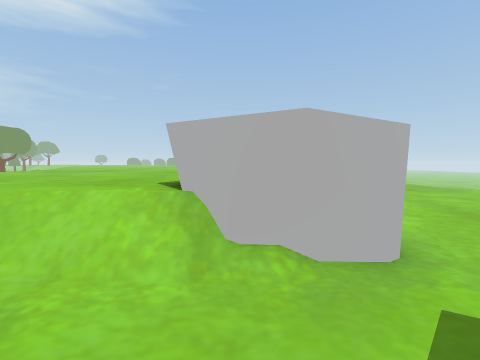
View 1 (above)

23 first-person views from a walk through a 3-D level made in the Unity game engine. The camera is 1.5 m above the floor, tilts 4° down and sees 90° across. The floor is counted in squares, 1 m on a side. Each view is taken from the middle of a square. On the plan, view 1 faces up. The plan holds only what a view shows up to about 13 squares ahead; the rest is blank. The place goes on beyond the plan. The player is left out.

View 2
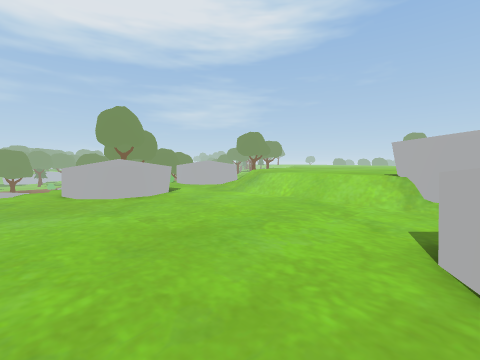

View 3
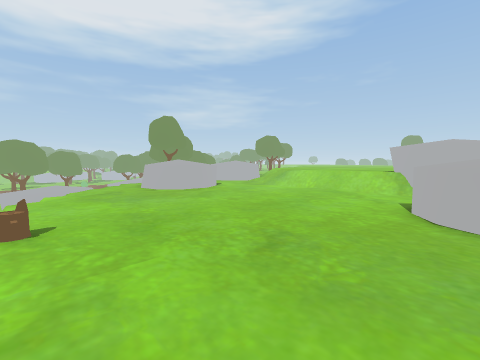

View 4
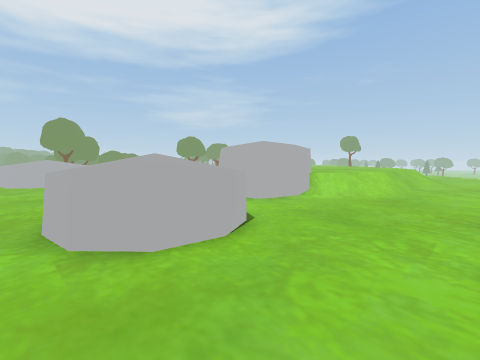

View 5
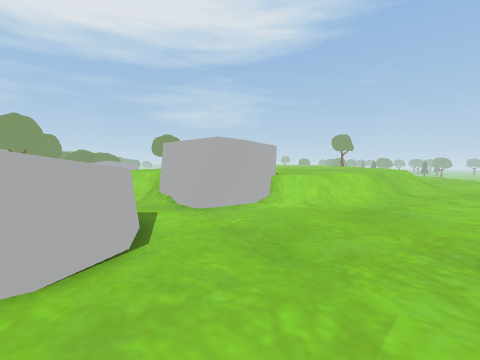

View 6
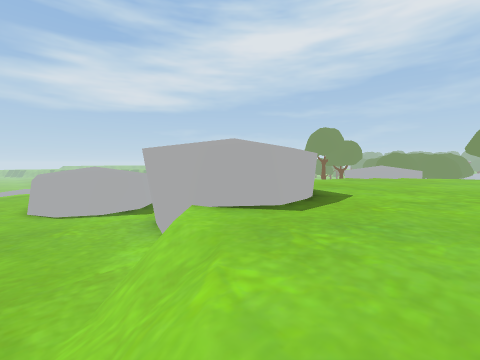

View 7
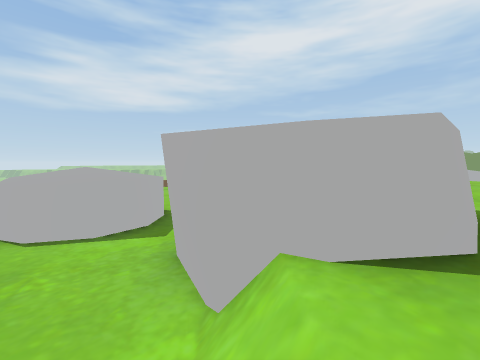

View 8
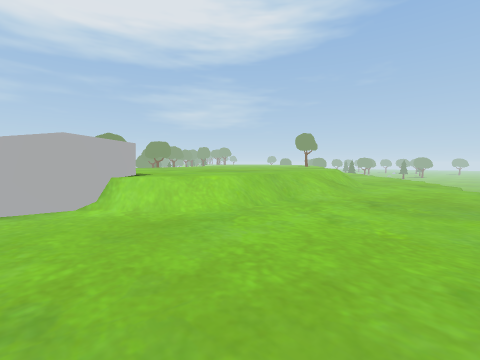

View 9
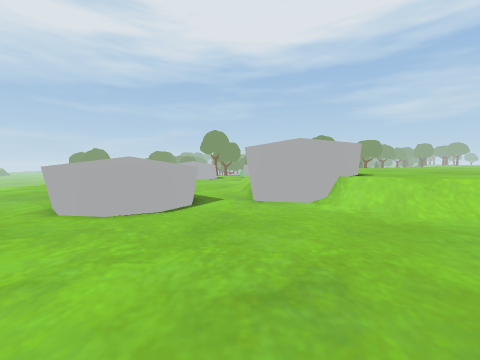

View 10
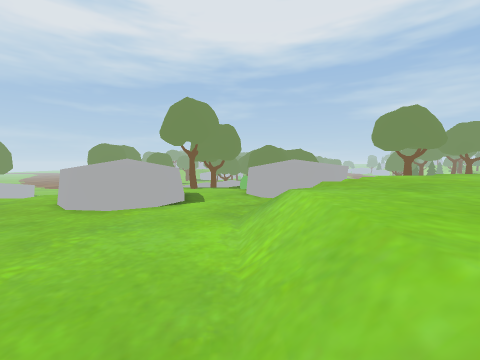

View 11
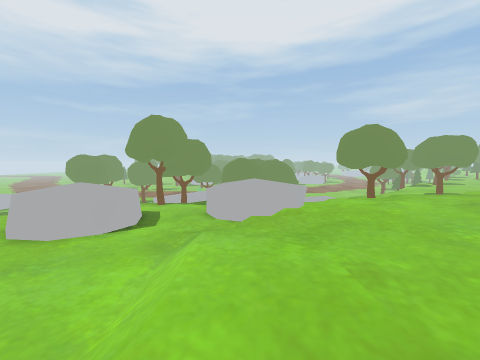

View 12
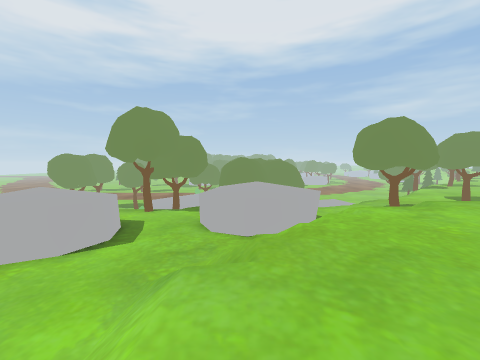

View 13
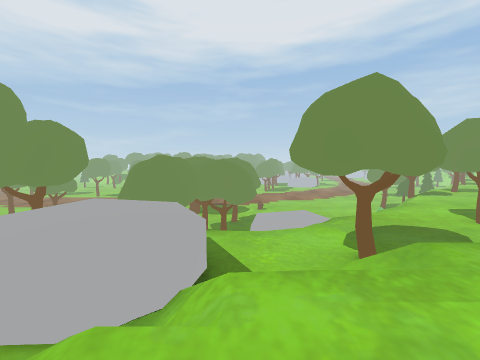

View 14
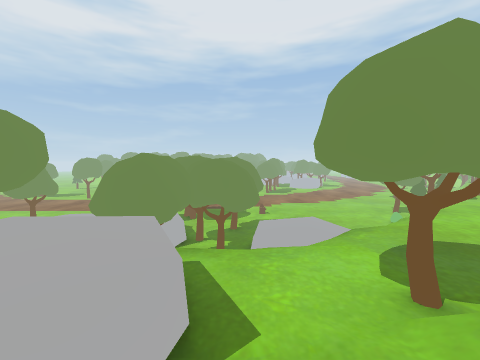

View 15
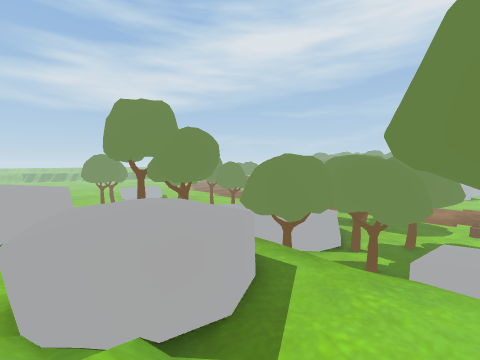

View 16
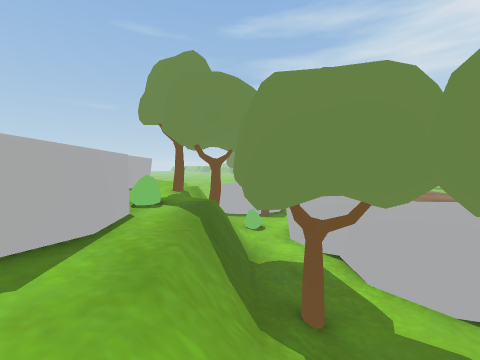

View 17
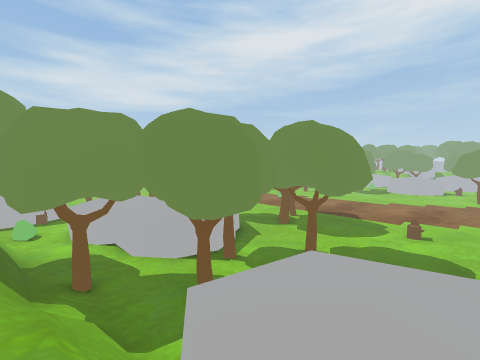

View 18
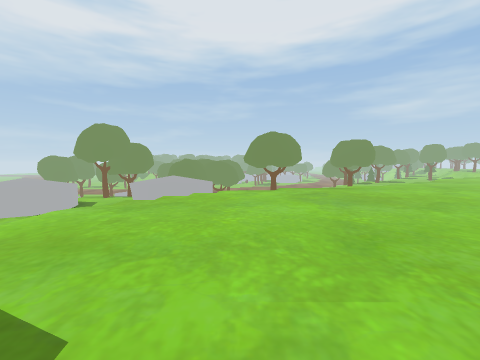

View 19
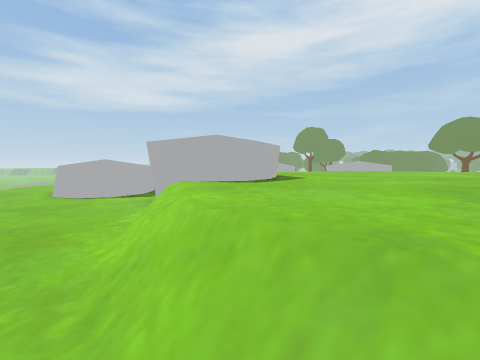

View 20
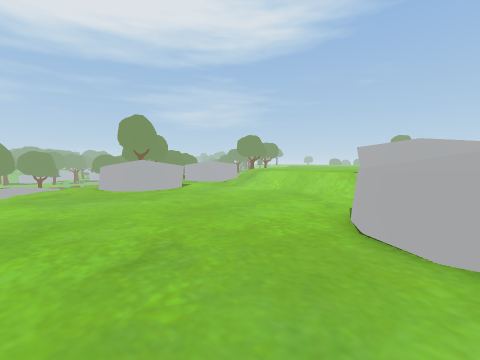

View 21
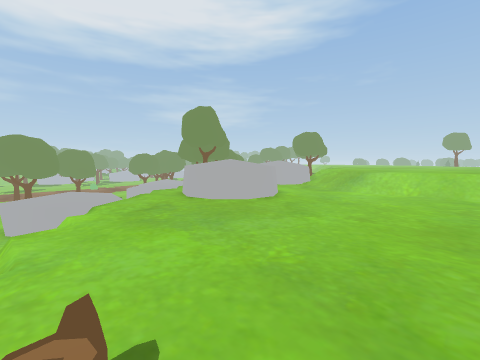

View 22
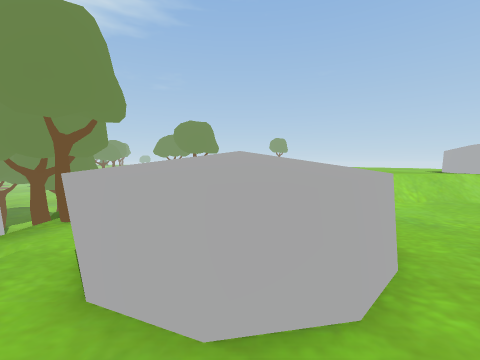

View 23
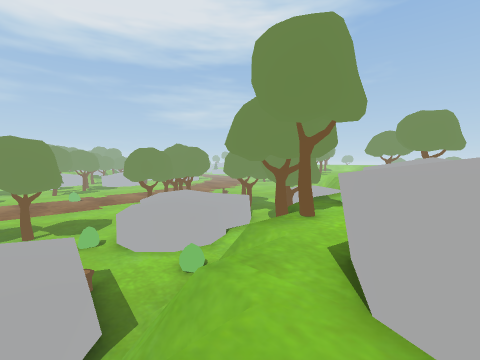

### Floor plan
Key: @ floor where view 1 was taken; # wall or solid block; . main floor; - floor 0.25 m lower than the main floor; : floor 1 m higher than the main floor; _ floor 1.75 m lower than the main floor; < floor 2 m lower than the main floor; / step, stairs or slope; = window, fence, low wall or low ledge; v drop or lower ground; R rock; S stump; T tree; B bush.
Columns run from 35 left of view 1 to 12 right of it. Each row starts with its distance up from view 1.
 13 <<<<<<<   R     ..... ::::::::::::::::::://.....
 12 <<<<<<<   R     /...T//::::::::::::::::::/......
 11 <<<S<<<<  R    =/....//::::::::::::::::::/......
 10  <<<<<<<   RRTR=/..... ::::::::::::::::::/......
  9   <<<<<<T<<<<<<=//..../::::::::::::::::://......
  8    <<<<<<<<<T<<=//..RRR/:::::::::::RRR::/.......
  7     <<<<<<T<<<</==.RRRR///::::::::R RRR=........
  6      <<<<<RR<<</=#.RRRRR///:::::::R RRR.........
  5       <<R RRR<TT= .RRRRR.///::::::RRRRR........
  4        RR RRRR<<# .BRRR....///////RRRRR....... .
  3          RRRRR<<# BB.R...../////////R......... .
  2           RRRR<<#T............................
  1          RRRRRR<=TT.....R............RRR......
  0             RRR<_ TT.RRRRR.........@RRRRR.....
 -1           RRRRRB<  ..RRRRR..........RRRRR....
 -2         << RRR<BB  /.RRRRR..........RRRRR....
 -3        <<<BBR<<<< #=.RRRRR...........RRRR...
 -4       <<<<B<<<<<<<=v..RRR.................. .
 -5      <<<T     RRRRR= ......................
 -6      <<<      RRRRR   ................. ..
 -7                  RR  =................
 -8                 RRR    /...............
 -9                RRRR    == ...........
-10                RR<<       =-..S..... .

Where each view was taken, in squares from view 1:
view 1: 0 up, 0 right, facing up
view 2: 6 down, 1 right, facing up-left
view 3: 10 down, 2 right, facing up-left
view 4: 4 down, 9 right, facing up-left
view 5: 1 down, 9 right, facing up-left
view 6: 11 up, 6 right, facing down-left
view 7: 8 up, 5 right, facing down-left
view 8: 4 up, 12 right, facing up-left
view 9: 3 up, 12 right, facing left
view 10: 3 up, 2 left, facing left
view 11: 5 up, 2 left, facing left
view 12: 5 up, 4 left, facing left
view 13: 9 up, 9 left, facing left
view 14: 9 up, 11 left, facing left
view 15: 11 up, 12 left, facing down-left
view 16: 10 up, 19 left, facing down
view 17: 13 up, 19 left, facing down-left
view 18: 10 up, 1 right, facing left
view 19: 13 up, 7 right, facing down-left
view 20: 8 down, 3 right, facing up-left
view 21: 10 down, 3 left, facing up-left
view 22: 6 down, 12 left, facing up
view 23: 6 down, 13 left, facing up-left
